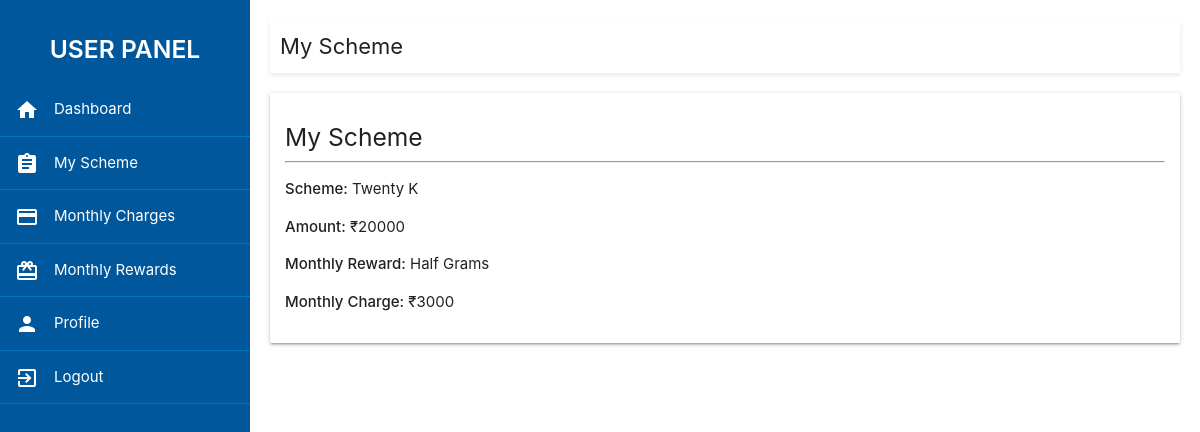
Screenshot of /user-scheme/ (signed in) with the database file from the repository.
### app/models.py (models this page shows, shortened)
class Scheme(models.Model):
    name = models.CharField(max_length=100)
    amount = models.PositiveIntegerField()
    monthly_reward_text = models.CharField(max_length=255)
    monthly_charge = models.PositiveIntegerField()

### app/views.py (the view)
# urls.py: path('user-scheme/', user_scheme, name='user_scheme'),
@login_required
def user_scheme(request):
    profile = UserProfile.objects.get(user=request.user)
    return render(request, "user_scheme.html", {
        "title": "My Scheme",
        "scheme": profile.scheme,
        "member_id": profile.member_id
    })

### templates/user_scheme.html
{% extends "user_base.html" %}
{% block content %}
<div class="card">
    <h5>My Scheme</h5>
    <hr>
    <p><strong>Scheme:</strong> {{ scheme.name }}</p>
    <p><strong>Amount:</strong> ₹{{ scheme.amount }}</p>
    <p><strong>Monthly Reward:</strong> {{ scheme.monthly_reward_text }}</p>
    <p><strong>Monthly Charge:</strong> ₹{{ scheme.monthly_charge }}</p>
</div>
{% endblock %}

### templates/user_base.html (style rules this page uses)
body { display: flex; min-height: 100vh; margin: 0; }
.card { padding: 15px; }

### rows the page displays
Scheme: name "Twenty K", amount "20000", monthly_reward_text "Half Grams", monthly_charge "3000"

### other values shown
{{ title }} "My Scheme"
